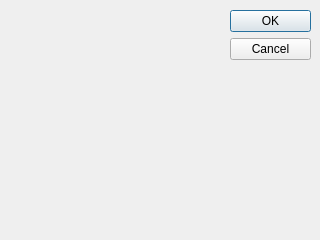
<ui version="4.0">
 <class>dia_div</class>
 <widget class="QDialog" name="dia_div">
  <property name="geometry">
   <rect>
    <x>0</x>
    <y>0</y>
    <width>320</width>
    <height>240</height>
   </rect>
  </property>
  <property name="windowTitle">
   <string>Dialog</string>
  </property>
  <widget class="QDialogButtonBox" name="buttonBox">
   <property name="geometry">
    <rect>
     <x>230</x>
     <y>10</y>
     <width>81</width>
     <height>221</height>
    </rect>
   </property>
   <property name="orientation">
    <enum>Qt::Vertical</enum>
   </property>
   <property name="standardButtons">
    <set>QDialogButtonBox::Cancel|QDialogButtonBox::Ok</set>
   </property>
  </widget>
 </widget>
 <resources/>
 <connections>
  <connection>
   <sender>buttonBox</sender>
   <signal>accepted()</signal>
   <receiver>dia_div</receiver>
   <slot>accept()</slot>
   <hints>
    <hint type="sourcelabel">
     <x>248</x>
     <y>254</y>
    </hint>
    <hint type="destinationlabel">
     <x>157</x>
     <y>274</y>
    </hint>
   </hints>
  </connection>
  <connection>
   <sender>buttonBox</sender>
   <signal>rejected()</signal>
   <receiver>dia_div</receiver>
   <slot>reject()</slot>
   <hints>
    <hint type="sourcelabel">
     <x>316</x>
     <y>260</y>
    </hint>
    <hint type="destinationlabel">
     <x>286</x>
     <y>274</y>
    </hint>
   </hints>
  </connection>
 </connections>
</ui>
